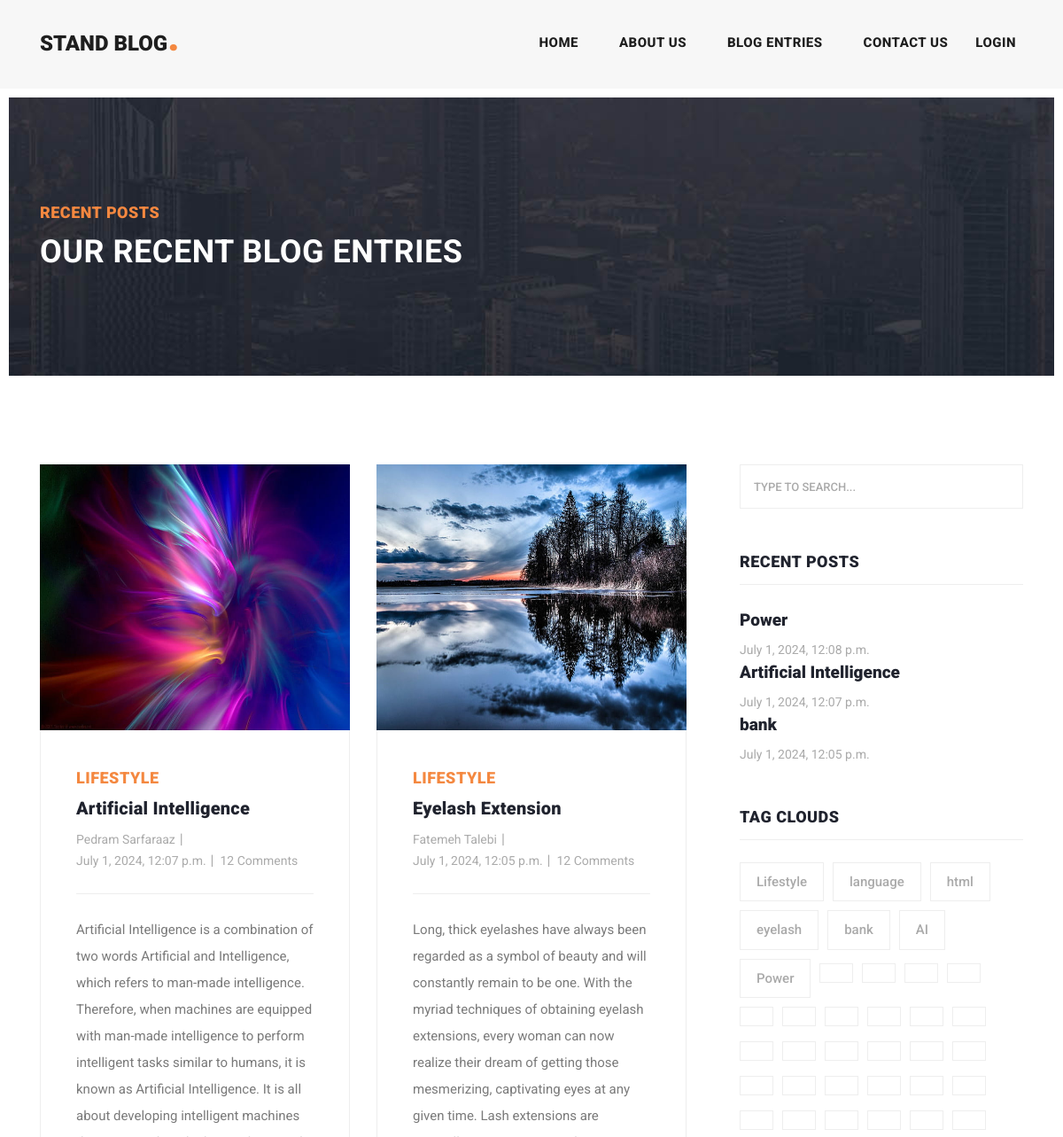
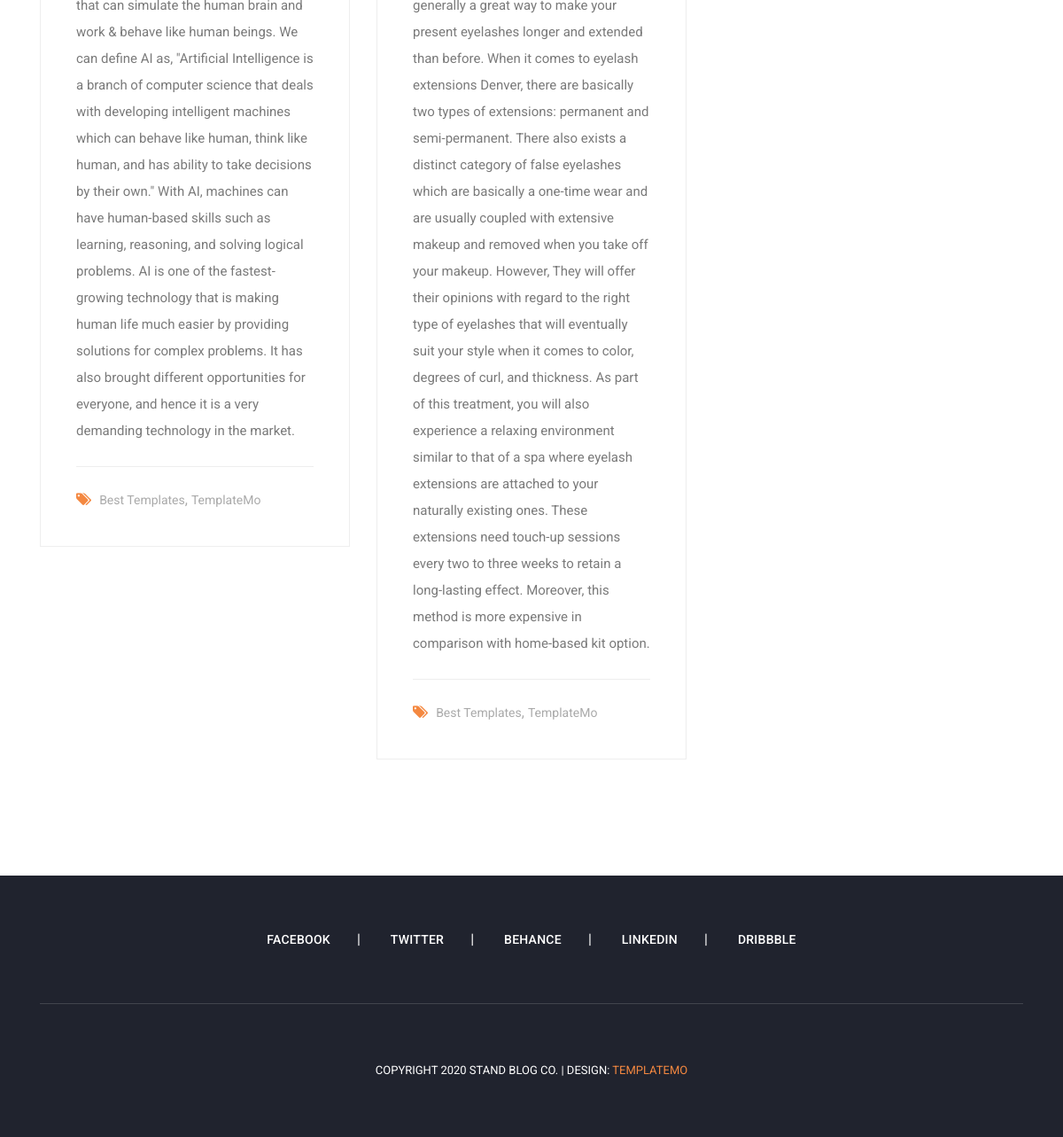
The app's page /post/categories/1 with its own data (2 pictures, top to bottom).
### post/models.py (models this page shows, shortened)
class Article(models.Model):
    author = models.ForeignKey(User, on_delete=models.CASCADE, null=True)
    category = models.ManyToManyField(Category, related_name="articles")
    title = models.CharField(max_length=100)
    body = models.TextField()
    created_time = models.DateTimeField(auto_now_add=True)
    updated_time = models.DateTimeField(auto_now=True)
    image = models.ImageField(upload_to='images/post')
    slug = models.SlugField(null=True, unique=True)
    def get_absolute_url(self):
        return reverse("post:details", kwargs={"slug": self.slug})

class Category(models.Model):
    title = models.CharField(max_length=100)
    class Meta:
        verbose_name_plural = 'Categories'
    def __str__(self):
        return self.title

### post/views.py (the view)
# urls.py: path("categories/<int:pk>", views.category_sub, name="categories"),
def category_sub(request, pk=None):
    category = get_object_or_404(Category, id=pk)
    articles = category.articles.all()
    return render(request, 'post/all_post.html', context={'articles': articles})

### context_processors/context_processors.py (called while the page is built)
def user(request):
    user = User.objects.all()
    return {'user': user}

def sidebar(request):
    recent = Article.objects.order_by('-created_time')[:3]
    return {'recent': recent}

def categories(request):
    categories = Category.objects.all()
    return {'categories': categories}

### post/templates/post/all_post.html (shortened to what this page needs)
{% extends 'base.html' %}
{% load static %}
{% block content %}
    <div class="heading-page header-text">
        <section class="page-heading">
            <div class="container">
                <div class="row">
                    <div class="col-lg-12">
                        <div class="text-content">
                            <h4>Recent Posts</h4>
                            <h2>Our Recent Blog Entries</h2>
                        </div>
                    </div>
                </div>
            </div>
        </section>
    </div>
    <section class="blog-posts grid-system">
        <div class="container">
            <div class="row">
                <div class="col-lg-8">
                    <div class="all-blog-posts">
                        <div class="row">
                            {% for article in articles %}
                                <div class="col-lg-6">
                                    <div class="blog-post">
                                        <div class="blog-thumb">
                                            <img src="{{ article.image.url }}" style="width: 350px; height: 300px"
                                                 alt="">
                                        </div>
                                        <div class="down-content">
                                            <span>{{ article.category.first }}</span>
                                            <a href="{{ article.get_absolute_url }}"><h4>{{ article.title }}</h4></a>
                                            <ul class="post-info">
                                                <li><a href="#">{{ article.author.get_full_name }}</a></li>
                                                <li><a href="#">{{ article.created_time }}</a></li>
                                                <li><a href="#">12 Comments</a></li>
                                            </ul>
                                            <p>{{ article.body }}</p>
                                            <div class="post-options">
                                                <div class="row">
                                                    <div class="col-lg-12">
                                                        <ul class="post-tags">
                                                            <li><i class="fa fa-tags"></i></li>
                                                            <li><a href="#">Best Templates</a>,</li>
                                                            <li><a href="#">TemplateMo</a></li>
                                                        </ul>
                                                    </div>
                                                </div>
                                            </div>
                                        </div>
                                    </div>
                                </div>
                            {% endfor %}
                        </div>
                    </div>
                </div>
                {% include 'includes/sidebar.html' %}
                <div class="col-lg-12">
                </div>
            </div>
        </div>
    </section>
{% endblock %}

### templates/includes/sidebar.html
{% load static %}
<div class="col-lg-4">
    <div class="sidebar">
        <div class="row">
            <div class="col-lg-12">
                <div class="sidebar-item search">
                    <form id="search_form" name="gs" method="GET" action="{% url 'post:search' %}">
                        <input type="text" name="q" class="searchText" placeholder="type to search..."
                               autocomplete="on">
                    </form>
                </div>
            </div>
            <div class="col-lg-12">
                <div class="sidebar-item recent-posts">
                    <div class="sidebar-heading">
                        <h2>Recent Posts</h2>
                    </div>
                    {% for item in recent %}
                        <div class="content">
                            <ul>
                                <li><a href="{% url 'post:details' item.slug %}">
                                    <h5>{{ item.title }}</h5>
                                    <span>{{ item.created_time }}</span>
                                </a></li>
                            </ul>
                        </div>
                    {% endfor %}
                </div>
            </div>
            <div class="col-lg-12">
                <div class="sidebar-item tags">
                    <div class="sidebar-heading">
                        <h2>Tag Clouds</h2>
                    </div>
                    <div class="content">
                        <ul>
                            {% for item in categories %}
                                <li><a href="{% url 'post:categories' item.id %}">{{ item.title }}</a></li>
                            {% endfor %}
                        </ul>
                    </div>
                </div>
            </div>
        </div>
    </div>
</div>

### static/css/templatemo-stand-blog.css (style rules this page uses)
body { font-family: 'Roboto', sans-serif; overflow-x: hidden; text-rendering: optimizeLegibility; -webkit-font-smoothing: antialiased; -moz-osx-font-smoothing: grayscale; }
p { margin-bottom: 0px; font-size: 15px; font-weight: 400; color: #7a7a7a; line-height: 30px; }
a { text-decoration: none!important; }
ul { padding: 0; margin: 0; list-style: none; }
h1,h2,h3,h4,h5,h6 { margin: 0px; }
.heading-page { padding-top: 110px; }
.page-heading { margin: 0px 10px; padding: 120px 0px; text-align: left; background-position: center center; background-repeat: no-repeat; background-size: cover; background-image: url(../images/heading-bg.jpg); }
.page-heading .text-content h4 { color: #f48840; font-size: 18px; text-transform: uppercase; font-weight: 900; letter-spacing: 0.5px; margin-bottom: 15px; }
.page-heading .text-content h2 { color: #fff; font-size: 36px; font-weight: 700; text-transform: uppercase; letter-spacing: 0.5px; }
.blog-posts { margin-top: 100px; }
.blog-posts .blog-post { margin-bottom: 30px; }
.blog-posts .blog-thumb img { width: 100%; overflow: hidden; }
.blog-posts .down-content { padding: 40px; border-right: 1px solid #eee; border-left: 1px solid #eee; border-bottom: 1px solid #eee; }
.blog-posts .down-content span { font-size: 18px; text-transform: uppercase; letter-spacing: 0.5px; font-weight: 900; color: #f48840; }
.blog-posts .down-content h4 { font-size: 24px; text-transform: capitalize; letter-spacing: 0.5px; font-weight: 900; color: #20232e; margin: 10px 0px 12px 0px; }
.blog-posts .down-content ul.post-info li { display: inline-block; margin-right: 8px; }
.blog-posts .down-content ul.post-info li:after { content: '|'; color: #aaa; margin-left: 8px; }
.blog-posts .down-content h4 { font-size: 20px; letter-spacing: 0.25px; }
.grid-system .down-content ul.post-info li { margin-right: 3px; }
.grid-system .down-content ul.post-info li:after { margin-left: 5px; }
.blog-posts .down-content ul.post-info li:last-child::after { display: none; }
.blog-posts .down-content ul.post-info li a { font-size: 14px; color: #aaa; font-weight: 400; transition: all .3s; }
.blog-posts .down-content p { padding: 25px 0px; margin: 25px 0px; border-top: 1px solid #eee; border-bottom: 1px solid #eee; }
.blog-posts .down-content ul.post-tags li, .blog-posts .down-content ul.post-share li { display: inline-block; }
.blog-posts .down-content ul.post-tags li:first-child i, .blog-posts .down-content ul.post-share li:first-child i { color: #f48840; margin-right: 5px; }
.blog-posts .down-content ul.post-tags li, .blog-posts .down-content ul.post-share li { color: #aaa; }
.blog-posts .down-content ul.post-tags li a, .blog-posts .down-content ul.post-share li a { font-size: 14px; color: #aaa; font-weight: 400; transition: all .3s; }
.blog-posts .sidebar-heading h2 { font-size: 18px; text-transform: uppercase; font-weight: 900; letter-spacing: 0.5px; color: #20232e; border-bottom: 1px solid #eee; padding-bottom: 15px; margin-bottom: 25px; }
.sidebar { margin-left: 30px; }
.sidebar .sidebar-item { margin-top: 50px; }
.sidebar .search { margin-top: 0px; }
.sidebar .sidebar-heading h2 { font-size: 18px; text-transform: uppercase; font-weight: 900; letter-spacing: 0.5px; color: #20232e; border-bottom: 1px solid #eee; padding-bottom: 15px; margin-bottom: 25px; }
.sidebar .search input { width: 100%; height: 50px; border: 1px solid #eee; font-size: 13px; text-transform: uppercase; font-weight: 500; color: #7a7a7a; outline: none; padding: 0px 15px; }
.sidebar .search input::placeholder { color: #aaa; }
.sidebar .recent-posts ul li { margin-bottom: 15px; padding-bottom: 15px; border-bottom: 1px solid #eee; }
.sidebar .recent-posts ul li:last-child { margin-bottom: 0px; padding-bottom: 0px; border-bottom: none; }
.sidebar .recent-posts ul li h5 { font-size: 19px; font-weight: 900; color: #20232e; line-height: 30px; transition: all 0.3s; }
.sidebar .recent-posts ul li span { display: block; font-size: 14px; color: #aaa; margin-top: 8px; }
.sidebar .tags ul li { margin-right: 6px; display: inline-block; }
.sidebar .tags ul li { margin-bottom: 10px; }
.sidebar .tags ul li a { font-size: 15px; font-weight: 500; color: #aaa; display: inline-block; border: 1px solid #eee; padding: 10px 18px; transition: all .3s; }

### records on screen
Article: image (picture), category.first "LIFESTYLE", title "Artificial Intelligence", author.get_full_name "Pedram Sarfaraaz", created_time "July 1, 2024, 12:07 p.m.", body "Artificial Intelligence is a combination of two words Artificial and Intelligence, which refers to man-made intelligence. Therefore, when machines are equipped with man-made intelligence to perform intelligent tasks similar to humans, it is known as Artificial Intelligence. It is all about developing intelligent machines that can simulate the human brain and work & behave like human beings. We can define AI as, \"Artificial Intelligence is a branch of computer science that deals with developing intelligent machines which can behave like human, think like human, and has ability to take decisions by their own.\" With AI, machines can have human-based skills such as learning, reasoning, and…"
Article: image (picture), category.first "LIFESTYLE", title "Eyelash Extension", author.get_full_name "Fatemeh Talebi", created_time "July 1, 2024, 12:05 p.m.", body "Long, thick eyelashes have always been regarded as a symbol of beauty and will constantly remain to be one. With the myriad techniques of obtaining eyelash extensions, every woman can now realize their dream of getting those mesmerizing, captivating eyes at any given time. Lash extensions are generally a great way to make your present eyelashes longer and extended than before. When it comes to eyelash extensions Denver, there are basically two types of extensions: permanent and semi-permanent. There also exists a distinct category of false eyelashes which are basically a one-time wear and are usually coupled with extensive makeup and removed when you take off your makeup. However, They will…"
Article: title "Power", created_time "July 1, 2024, 12:08 p.m."
Article: title "bank", created_time "July 1, 2024, 12:05 p.m."
Category: title "Lifestyle"
Category: title "language"
Category: title "html"
Category: title "eyelash"
Category: title "bank"
Category: title "AI"
Category: title "Power"
